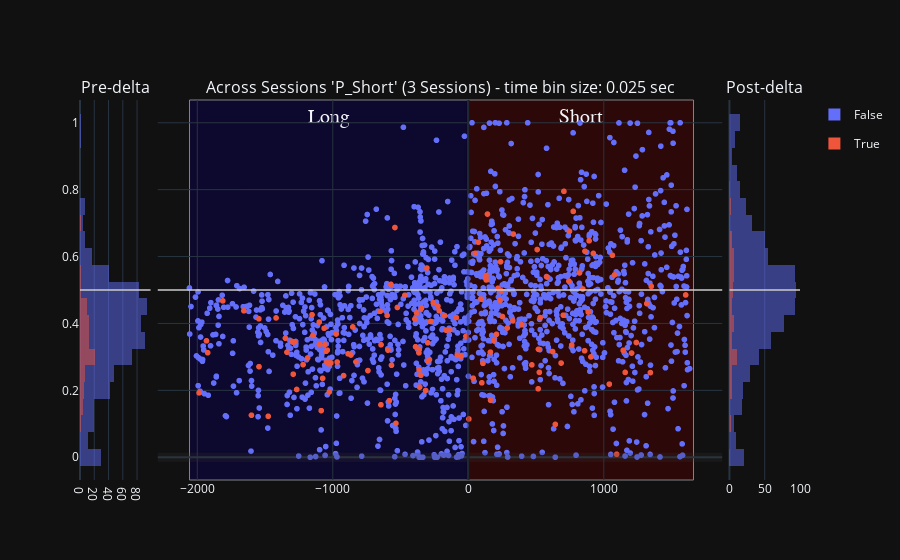

Notebook source saved alongside this figure:
### Code cell
histogram_bins = 25
# concatenated_ripple_df = deepcopy(df)

# ripple_title_prefix = 'test'
# # Create a bubble chart for ripples
# ripple_num_unique_sessions: int = concatenated_ripple_df.session_name.nunique(dropna=True) # number of unique sessions, ignoring the NA entries
# # ripple_num_unique_time_bins: int = concatenated_ripple_df.time_bin_size.nunique(dropna=True)
# ripple_title_string_suffix: str = f'{ripple_num_unique_sessions} Sessions'
# ripple_title: str = f"{ripple_title_prefix} - {ripple_title_string_suffix}"
# fig_ripples = _helper_build_figure(data_results_df=concatenated_ripple_df, histogram_bins=histogram_bins, earliest_delta_aligned_t_start=earliest_delta_aligned_t_start, latest_delta_aligned_t_end=latest_delta_aligned_t_end, enabled_time_bin_sizes=None,
#                                     main_plot_mode='separate_row_per_session', title=ripple_title)

# concatenated_ripple_df = deepcopy(concatenated_ripple_df)
concatenated_ripple_df = deepcopy(all_sessions_all_scores_ripple_df)

# ['longest_sequence_length_ratio_diff', 'direction_change_bin_ratio_diff', 'congruent_dir_bins_ratio_diff', 'total_congruent_direction_change_diff']


# variable_name = 'P_Long'
variable_name = 'P_Short' # Shows expected effect - short-only replay prior to delta and then split replays post-delta
# variable_name = 'long_best_pf_peak_x_pearsonr'
# variable_name = 'long_best_jump'
# variable_name = 'wcorr_abs_diff'
# variable_name = 'pearsonr_abs_diff'
# variable_name = 'direction_change_bin_ratio_diff'
# variable_name = 'longest_sequence_length_ratio_diff'
# variable_name = 'long_best_longest_sequence_length_ratio'
# variable_name = 'long_best_congruent_dir_bins_ratio'
# variable_name = 'congruent_dir_bins_ratio_diff'
# variable_name = 'total_congruent_direction_change_diff'
# variable_name = 'long_best_congruent_dir_bins_ratio'
# variable_name = 'long_best_direction_change_bin_ratio'
# variable_name = 'long_best_congruent_dir_bins_ratio'
# 'color':'is_user_annotated_epoch'
# 'color': 'is_user_annotated_epoch', 
px_scatter_kwargs = {'x': 'delta_aligned_start_t', 'y': variable_name, 'color':"is_user_annotated_epoch", 'title': f"'{variable_name}'"} # , 'color': 'time_bin_size', 'range_y': [-1.0, 1.0], 'labels': {'session_name': 'Session', 'time_bin_size': 'tbin_size', 'is_user_annotated_epoch':'user_sel'}
# hist_kwargs = dict(color="time_bin_size")
hist_kwargs = dict(color="is_user_annotated_epoch") # , histnorm='probability density'
new_fig_ripples, new_fig_ripples_context = plotly_pre_post_delta_scatter(data_results_df=concatenated_ripple_df, out_scatter_fig=None, histogram_bins=histogram_bins,
                        px_scatter_kwargs=px_scatter_kwargs, histogram_variable_name=variable_name, hist_kwargs=hist_kwargs, forced_range_y=None,
                        time_delta_tuple=(earliest_delta_aligned_t_start, 0.0, latest_delta_aligned_t_end))
fig_ripples.update_layout(fig_size_kwargs)

_extras_output_dict = {}
_extras_output_dict["y_mid_line"] = new_fig_ripples.add_hline(y=0.5, line=dict(color="rgba(0.8,0.8,0.8,.75)", width=2), row='all', col='all')

# fig_to_clipboard(new_fig_ripples, **fig_size_kwargs)
new_fig_ripples

### Figure 1 — Plotly figure (JSON) as saved in the notebook; plotly's stock layout.template omitted (floating-point values rounded to 4 significant figures; data arrays with more than 128 entries replaced by an {"elided": "..."} marker saying what was removed)
{"data": [{"alignmentgroup": "True", "bingroup": "y", "hovertemplate": "is_user_annotated_epoch=False<br>count=%{x}<br>P_Short=%{y}<extra></extra>", "legendgroup": "False", "marker": {"color": "#636efa", "opacity": 0.5, "pattern": {"shape": ""}}, "name": "False", "nbinsy": 25, "offsetgroup": "False", "orientation": "h", "showlegend": true, "type": "histogram", "xaxis": "x", "y": {"elided": "680 float values"}, "yaxis": "y"}, {"alignmentgroup": "True", "bingroup": "y", "hovertemplate": "is_user_annotated_epoch=True<br>count=%{x}<br>P_Short=%{y}<extra></extra>", "legendgroup": "True", "marker": {"color": "#EF553B", "opacity": 0.5, "pattern": {"shape": ""}}, "name": "True", "nbinsy": 25, "offsetgroup": "True", "orientation": "h", "showlegend": true, "type": "histogram", "xaxis": "x", "y": [0.1925, 0.3481, 0.3126, 0.4675, 0.4378, 0.1256, 0.4139, 0.2708, 0.1224, 0.4166, 0.356, 0.314, 0.3465, 0.3441, 0.2483, 0.3451, 0.2026, 0.2769, 0.2968, 0.4262, 0.3643, 0.4041, 0.3383, 0.1394, 0.2359, 0.3855, 0.3366, 0.3167, 0.2842, 0.32, 0.279, 0.1951, 0.2821, 0.3685, 0.2848, 0.2441, 0.3091, 0.3057, 0.3895, 0.2853, 0.259, 0.4363, 0.3364, 0.4132, 0.3304, 0.432, 0.3223, 0.2096, 0.4455, null, 0.5657, 0.3421, 0.2919, 0.4621, 0.4518, 0.4378, 0.4236, 0.3794, 0.381, 0.4172, 0.305, 0.3017, 0.3618, 0.1569, 0.4239, 0.3202, 0.1693, 0.5169, 0.2751, 0.4843, 0.406, 0.6868, 0.1013, 0.4478, 0.312, 0.2617, 0.2449, 0.1996, 0.287], "yaxis": "y"}, {"hovertemplate": "is_user_annotated_epoch=False<br>delta_aligned_start_t=%{x}<br>P_Short=%{y}<extra></extra>", "legendgroup": "False", "marker": {"color": "#636efa", "symbol": "circle"}, "mode": "markers", "name": "False", "showlegend": false, "type": "scattergl", "x": {"elided": "1454 float values"}, "xaxis": "x2", "y": {"elided": "1454 float values"}, "yaxis": "y2"}, {"hovertemplate": "is_user_annotated_epoch=True<br>delta_aligned_start_t=%{x}<br>P_Short=%{y}<extra></extra>", "legendgroup": "True", "marker": {"color": "#EF553B", "symbol": "circle"}, "mode": "markers", "name": "True", "showlegend": false, "type": "scattergl", "x": {"elided": "139 float values"}, "xaxis": "x2", "y": {"elided": "139 float values"}, "yaxis": "y2"}, {"alignmentgroup": "True", "bingroup": "y", "hovertemplate": "is_user_annotated_epoch=False<br>count=%{x}<br>P_Short=%{y}<extra></extra>", "legendgroup": "False", "marker": {"color": "#636efa", "opacity": 0.5, "pattern": {"shape": ""}}, "name": "False", "nbinsy": 25, "offsetgroup": "False", "orientation": "h", "showlegend": false, "type": "histogram", "xaxis": "x3", "y": {"elided": "774 float values"}, "yaxis": "y3"}, {"alignmentgroup": "True", "bingroup": "y", "hovertemplate": "is_user_annotated_epoch=True<br>count=%{x}<br>P_Short=%{y}<extra></extra>", "legendgroup": "True", "marker": {"color": "#EF553B", "opacity": 0.5, "pattern": {"shape": ""}}, "name": "True", "nbinsy": 25, "offsetgroup": "True", "orientation": "h", "showlegend": false, "type": "histogram", "xaxis": "x3", "y": [0.2363, 0.6096, 0.4729, 0.2808, 0.5402, 0.5433, 0.5301, 0.727, 0.3494, 0.3675, 0.5053, 0.5843, 0.498, 0.4082, 0.6674, 0.2539, 0.795, 0.5264, 0.6755, 0.551, 0.503, 0.6159, 0.4341, 0.6471, 0.6094, 0.643, 0.3143, 0.1145, 0.2225, 0.1703, 0.4695, 0.4207, 0.3864, 0.3962, 0.2762, 0.621, 0.2047, 0.3229, 0.4175, 0.5394, 0.316, 0.09825, 0.2816, 0.4247, 0.3353, 0.7351, 0.3185, 0.2999, 0.2186, 0.6038, 0.5452, 0.00887, 0.3196, 0.2537, 0.3115, 0.3431, 0.4594, 0.2531, 0.511, 0.4853], "yaxis": "y3"}], "layout": {"annotations": [{"font": {"size": 16}, "showarrow": false, "text": "Pre-delta", "x": 0.049, "xanchor": "center", "xref": "paper", "y": 1, "yanchor": "bottom", "yref": "paper"}, {"font": {"size": 16}, "showarrow": false, "text": "Across Sessions 'P_Short' (3 Sessions) - time bin size: 0.025 sec", "x": 0.5, "xanchor": "center", "xref": "paper", "y": 1, "yanchor": "bottom", "yref": "paper"}, {"font": {"size": 16}, "showarrow": false, "text": "Post-delta", "x": 0.951, "xanchor": "center", "xref": "paper", "y": 1, "yanchor": "bottom", "yref": "paper"}], "barmode": "overlay", "shapes": [{"line": {"color": "rgba(0.2,0.2,0.2,.25)", "width": 9}, "type": "line", "x0": 0, "x1": 1, "xref": "x2 domain", "y0": 0, "y1": 0, "yref": "y2"}, {"line": {"color": "rgba(0,0,0,.25)", "width": 3}, "type": "line", "x0": 0, "x1": 0, "xref": "x2", "y0": 0, "y1": 1, "yref": "y2 domain"}, {"fillcolor": "#0b0049", "label": {"font": {"family": "Times New Roman", "size": 20}, "text": "Long", "textposition": "top center"}, "layer": "below", "line": {"width": 1}, "opacity": 0.5, "type": "rect", "x0": -2057.0, "x1": 0, "xref": "x2", "y0": 0, "y1": 1, "yref": "y2 domain"}, {"fillcolor": "#490000", "label": {"font": {"family": "Times New Roman", "size": 20}, "text": "Short", "textposition": "top center"}, "layer": "below", "line": {"width": 1}, "opacity": 0.5, "type": "rect", "x0": 0, "x1": 1662.0, "xref": "x2", "y0": 0, "y1": 1, "yref": "y2 domain"}, {"line": {"color": "rgba(0.8,0.8,0.8,.75)", "width": 2}, "type": "line", "x0": 0, "x1": 1, "xref": "x domain", "y0": 0.5, "y1": 0.5, "yref": "y"}, {"line": {"color": "rgba(0.8,0.8,0.8,.75)", "width": 2}, "type": "line", "x0": 0, "x1": 1, "xref": "x2 domain", "y0": 0.5, "y1": 0.5, "yref": "y2"}, {"line": {"color": "rgba(0.8,0.8,0.8,.75)", "width": 2}, "type": "line", "x0": 0, "x1": 1, "xref": "x3 domain", "y0": 0.5, "y1": 0.5, "yref": "y3"}], "xaxis": {"anchor": "y", "domain": [0, 0.098]}, "xaxis2": {"anchor": "y2", "domain": [0.108, 0.892]}, "xaxis3": {"anchor": "y3", "domain": [0.902, 1]}, "yaxis": {"anchor": "x", "domain": [0, 1]}, "yaxis2": {"anchor": "x2", "domain": [0, 1], "matches": "y", "showticklabels": false}, "yaxis3": {"anchor": "x3", "domain": [0, 1], "matches": "y", "showticklabels": false}}}
